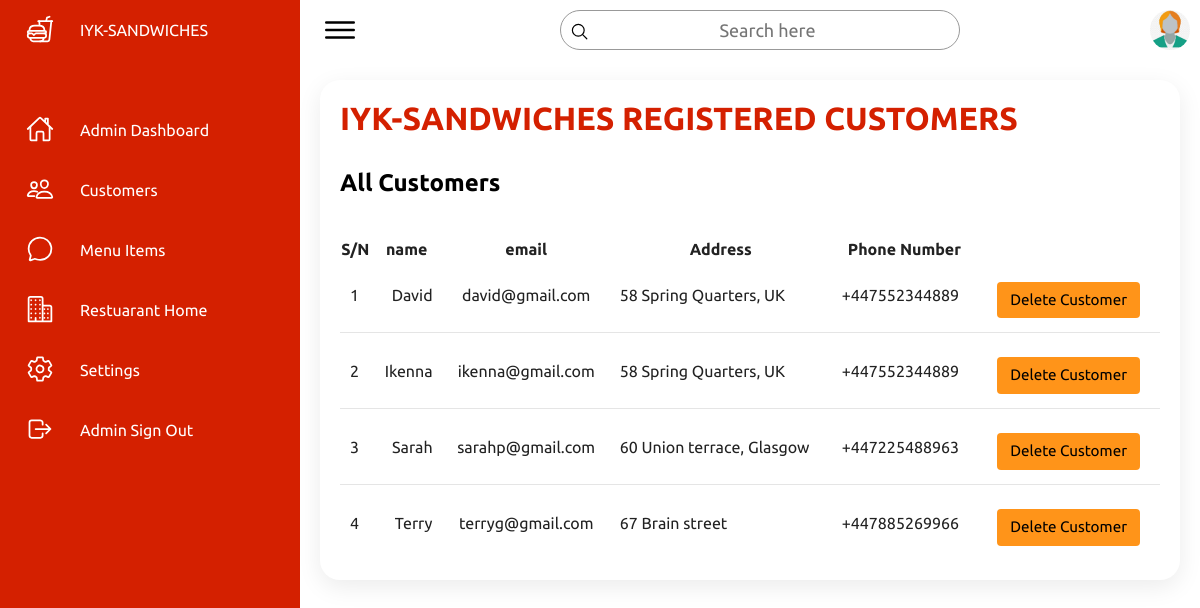
Screenshot of /admin/customers (signed in) with the database file from the repository.
### tables this page shows
CREATE TABLE Customers (
    customerID INTEGER,
    name TEXT NOT NULL,
    email TEXT NOT NULL,
    hash TEXT NOT NULL, 
    address TEXT,
    phoneNumber TEXT,
    PRIMARY KEY(customerID)
);

### app.py (the view)
@app.route("/admin/customers", methods=["GET"])
@login_required
def customers():
    data = db.execute("SELECT * FROM Customers")
    return render_template("/admin/customers.html", data=data)

### app.py (called while the page is built)
@app.after_request
def after_request(response):
    response.headers["Cache-Control"] = "no-cache, no-store, must-revalidate"
    response.headers["Expires"] = 0
    response.headers["Pragma"] = "no-cache"
    return response

@app.context_processor
def inject_total_items():
    total_items = len(set(session.get("basket", [])))  # Count unique items in the basket
    return {"total_items": total_items}

@app.context_processor
def inject_total_items():
    total_items = len(set(session.get("basket", [])))  # Count unique items in the basket
    return {"total_items": total_items}

### helpers.py (called while the page is built)
def login_required(f):
    @wraps(f)
    def decorated_function(*args, **kwargs):
        if session.get("user_id") is None:
            return redirect("/login")
        return f(*args, **kwargs)
    return decorated_function

### templates/admin/customers.html (shortened to what this page needs)
{% extends "/admin/layout.html" %}
{% block main %}
<div class="details">
    <div class="recentOrders">
        <div class="cardHeader">
            <h1>IYK-SANDWICHES REGISTERED CUSTOMERS</h1>
        </div>
        <h2>All Customers</h2>
        <table>
            <thead>
                <tr>
                    <th>S/N</th>
                    <th>name</th>
                    <th>email</th>
                    <th>Address</th>
                    <th>Phone Number</th>
                </tr>
            </thead>
            <tbody>
                 {% if data %}
                {% for entry in data %}
                <tr>
                    <td> {{ loop.index }} </td>
                    <td> {{ entry.name }} </td>
                    <td> {{ entry.email }} </td>
                    <td> {{ entry.address }} </td>
                    <td> {{ entry.phoneNumber}} </td>
                    <td id="align">
                        <form action="/removeCustomer" method="post" id="control-btns" class="btn">
                            <button type="submit">Delete Customer</button>
                        </form>
                    </td>
                </tr>
                {% endfor %}
                {% else %}
                <tr>
                    <td colspan="6">No entries found</td>
                </tr>
                {% endif %}
            </tbody>
        </table>
    </div>
</div>
{% endblock %}

### static/assets/css/style.css (style rules this page uses)
* { font-family: "Ubuntu", sans-serif; margin: 0; padding: 0; box-sizing: border-box; }
:root { --blue: #d42000; --white: #fff; --gray: #f5f5f5; --black1: #222; --black2: #999; --orange: #ff9419; }
body { min-height: 100vh; overflow-x: hidden; }
.details { position: relative; width: 100%; padding: 20px; display: grid; grid-template-columns: 3fr; grid-gap: 30px; }
.details .recentOrders { position: relative; display: grid; min-height: 500px; background: var(--white); padding: 20px; box-shadow: 0 7px 25px rgba(0, 0, 0, 0.08); border-radius: 20px; }
button, input[type="submit"] { background-color: var(--orange); border: 1px solid transparent; border-radius: 0.25rem; font-size: 0.95rem; font-weight: 400; line-height: 1.5; padding: 0.375rem 0.75rem; text-align: center; transition: color 0.15s ease-in-out, background-color 0.15s ease-in-out, border-color 0.15s ease-in-out, box-shadow 0.15s ease-in-out; vertical-align: middle; margin-top: 10px; }
.details .cardHeader { display: flex; justify-content: space-between; align-items: flex-start; }
.cardHeader h1 { font-weight: 600; color: var(--blue); }
.details table { width: 100%; border-collapse: collapse; margin-top: 10px; }
.details .recentOrders table tr { color: var(--black1); border-bottom: 1px solid rgba(0, 0, 0, 0.1); }
.details .recentOrders table tr:last-child { border-bottom: none; }
.details .recentOrders table tr td { padding: 10px; }
.details .recentOrders table tr td:last-child { text-align: end; }
.details .recentOrders table tr td:nth-child(2) { text-align: end; }
.details .recentOrders table tr td:nth-child(3) { text-align: center; }
.details .recentOrders .btn { display:inline-flex; }
.details .recentOrders .btn button { margin-right: 10px; }

### rows the page displays
Customers: name "David", email "david@gmail.com", address "58 Spring Quarters, UK", phoneNumber "+447552344889"
Customers: name "Ikenna", email "ikenna@gmail.com", address "58 Spring Quarters, UK", phoneNumber "+447552344889"
Customers: name "Sarah", email "sarahp@gmail.com", address "60 Union terrace, Glasgow", phoneNumber "+447225488963"
Customers: name "Terry", email "terryg@gmail.com", address "67 Brain street", phoneNumber "+447885269966"
